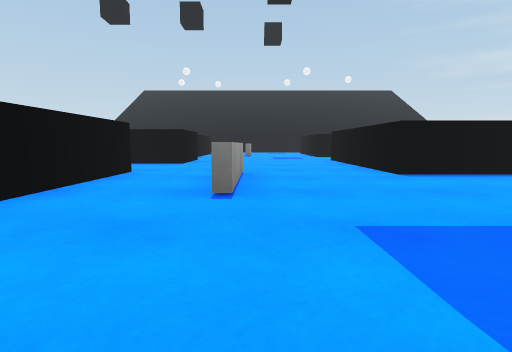
View 1 (above)

20 first-person views from a walk through a scene from a Unity 3-D project. The camera is 0.51 m above the floor, tilts 6° down and sees 80° across. The floor is counted in squares, 1 m on a side. Each view is taken from the middle of a square. On the plan, view 1 faces up. The plan holds only what a view shows up to about 9 squares ahead; the rest is blank. The place goes on beyond the plan. The player is left out. Surface patterns are stand-ins for the level's own textures.

View 2
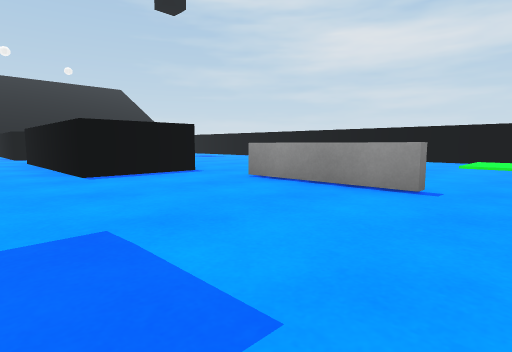

View 3
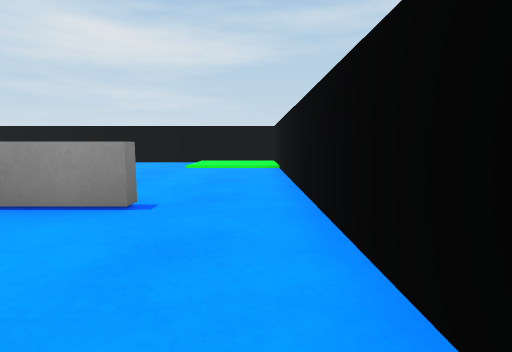

View 4
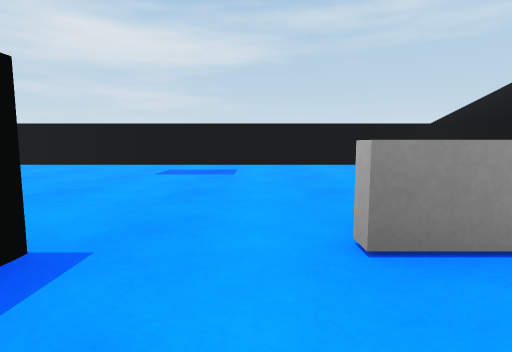

View 5
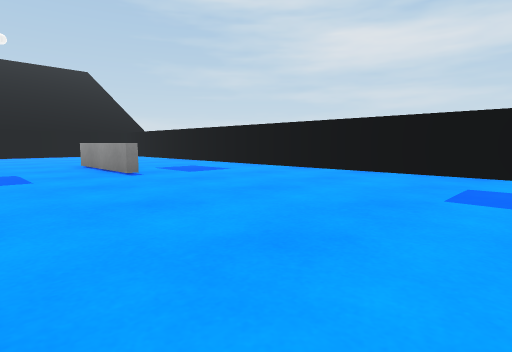

View 6
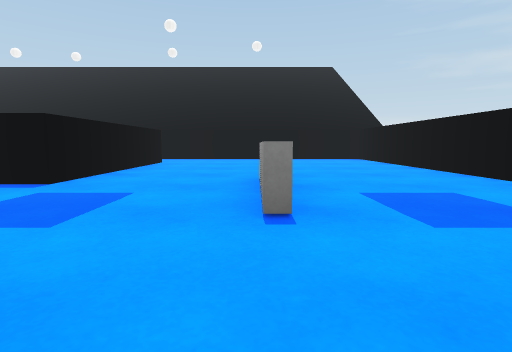

View 7
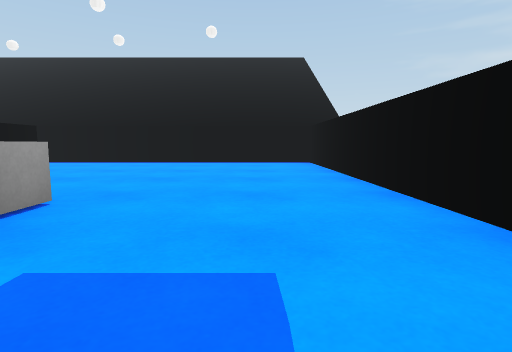

View 8
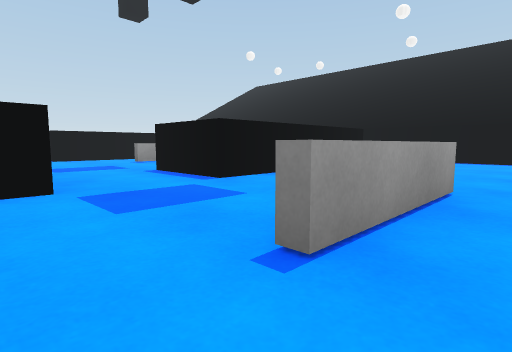

View 9
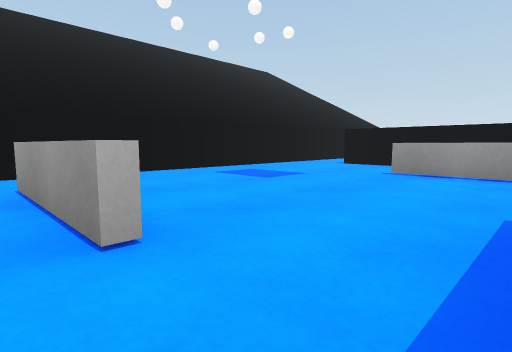

View 10
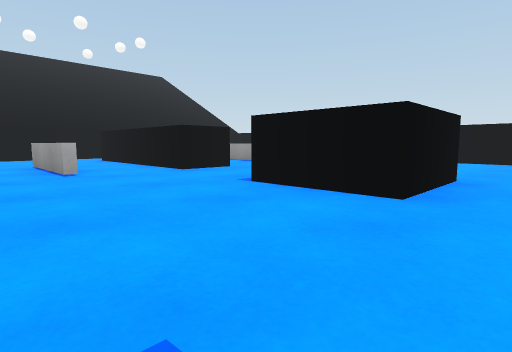

View 11
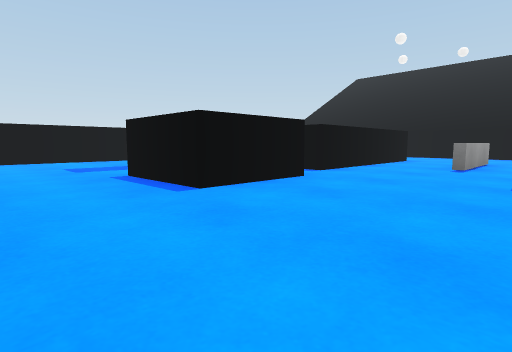

View 12
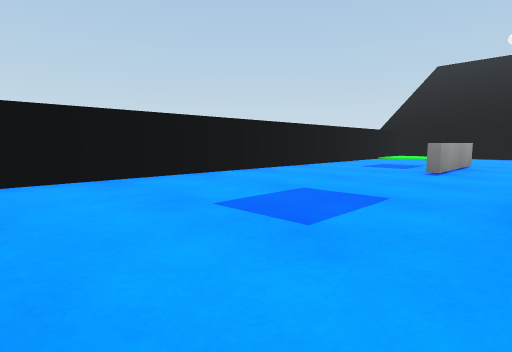

View 13
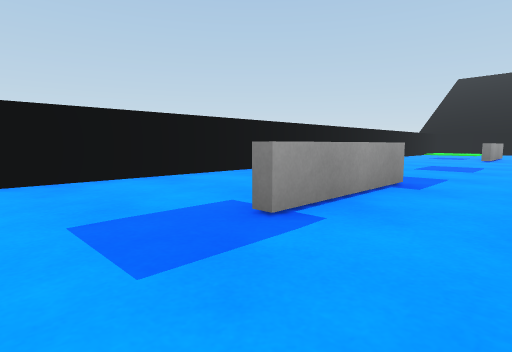

View 14
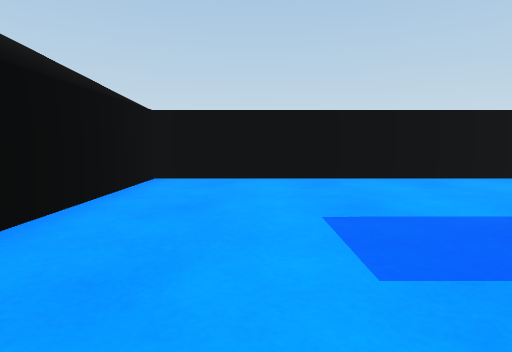

View 15
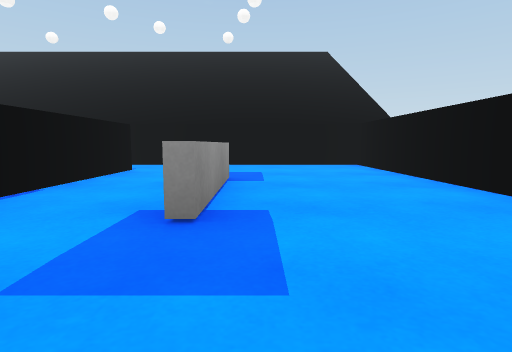

View 16
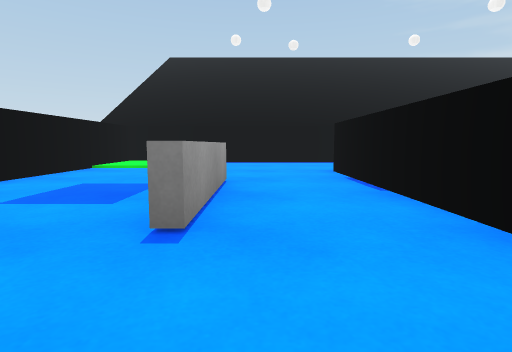

View 17
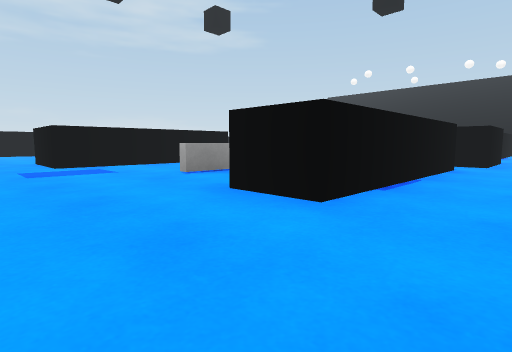

View 18
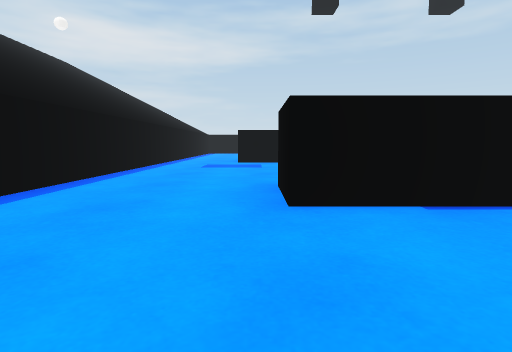

View 19
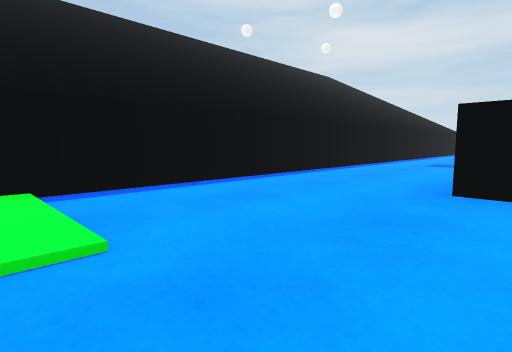

View 20
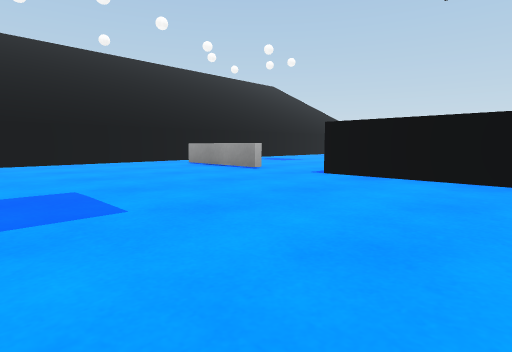

### Floor plan
Points are (right, up) in squares from view 1. A wall is a line through its corners. A room is listed if a view was taken in it or the views show most of it. See-through windows are left out.
Room 1 (views 1, 2, 3, 4, 5, 6, 7, 8, 9, 20)
walls: (4.4, 7.6) (4.4, 5.1) (2.4, 5.1); (4.4, 9.7) (4.4, 9.2); (7.1, 10) (7.1, 12.6); (4.4, 3.6) (4.4, 1); (7.3, 12.6) (7.3, 10); (4.3, 0.9) (4.3, 3.5); (-0.2, 4.6) (-0.2, 2.9); (-2.3, 5.6) (-2.3, 0.9); (4.4, 16.5) (4.4, 11.8); (-2.5, -0.5) (10.5, -0.5) (10.5, 18.5) (4.5, 18.5)
ways out: opening at (-3, 0) to room 2; opening at (-1.5, 6) to room 2; opening at (1.5, 5) to room 2; opening at (3.5, 10.5) to room 2; opening at (3.5, 17.5) to room 3
Room 2 (views 10, 11, 12, 13, 14, 15, 16)
walls: (-3.6, 5.6) (-2.3, 5.6); (-3.5, 11) (-3.5, 14.5); (-0.2, 5.5) (-0.2, 4.6); (-5.4, 5.1) (-5.4, 2.5); (-5.6, 2.5) (-5.6, 5.1); (2.4, 5.1) (2.4, 9.7); (-5.4, 14.2) (-5.4, 11.6); (2.4, 12.5) (2.4, 15.5); (-3.5, 0.9) (-3.5, 4.1); (-0.2, 15.2) (-0.2, 12.6); (-2.3, 15.7) (-2.3, 11.1) (-2.7, 11.1); (4.4, 11.8) (2.4, 11.8); (-8.5, 15.5) (-8.5, -0.5) (-2.5, -0.5)
low walls: (-0.4, 14.1) (-0.4, 15.2)
ways out: opening at (-3, 0) to room 1; opening at (-1.5, 6) to room 1; opening at (1.5, 5) to room 1; opening at (3.5, 10.5) to room 1; opening at (-3, 15.6) to room 3; gap at (-3, 11)
objects: black block (-4, 8) to (-2, 10)
Room 3 (views 17, 18, 19)
walls: (-3.5, 14.5) (-3.5, 15.7) (-2.3, 15.7); (2.4, 15.5) (2.4, 16.5) (4.4, 16.5); (4.5, 18.5) (-8.5, 18.5) (-8.5, 15.5)
ways out: opening at (3.5, 17.5) to room 1; opening at (-3, 15.6) to room 2

Where each view was taken, in squares from view 1:
view 1: 0 up, 0 right, facing up
view 2: 0 up, 1 right, facing up-right
view 3: 0 up, 2 right, facing right
view 4: 4 up, 3 right, facing right
view 5: 5 up, 5 right, facing up-right
view 6: 8 up, 7 right, facing up
view 7: 10 up, 9 right, facing up
view 8: 9 up, 8 right, facing up-left
view 9: 5 up, 5 right, facing down-left
view 10: 11 up, 1 right, facing down-left
view 11: 6 up, 1 right, facing up-left
view 12: 6 up, 4 left, facing up-left
view 13: 1 up, 4 left, facing up-left
view 14: 1 up, 4 left, facing left
view 15: 7 up, 6 left, facing down
view 16: 10 up, 5 left, facing up
view 17: 18 up, 5 left, facing down-right
view 18: 16 up, 6 left, facing right
view 19: 15 up, 7 left, facing up-right
view 20: 8 up, 9 right, facing down-left
